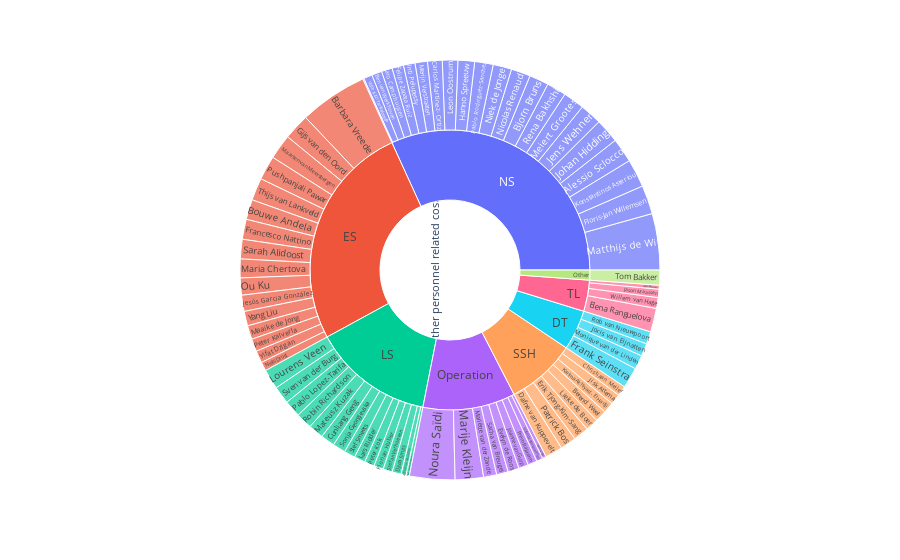

Source (notebook cell):
### Code cell
plot_project_sunburst(df, proj_name.value)

### Figure 1 — Plotly figure (JSON) as saved in the notebook; plotly's stock layout.template omitted (floating-point values rounded to 4 significant figures)
{"data": [{"branchvalues": "total", "domain": {"x": [0, 1], "y": [0, 1]}, "hovertemplate": "labels=%{label}<br>hours=%{value}<br>parent=%{parent}<br>id=%{id}<extra></extra>", "ids": ["Other personnel related costs/LS/Abel Soares Siqueira", "Other personnel related costs/TL/Adam Belloum", "Other personnel related costs/LS/Adriënne Mendrik", "Other personnel related costs/NS/Alessio Sclocco", "Other personnel related costs/ES/Barbara Vreede", "Other personnel related costs/NS/Ben van Werkhoven", "Other personnel related costs/SSH/Berend Weel", "Other personnel related costs/NS/Bjorn Bruns", "Other personnel related costs/ES/Bouwe Andela", "Other personnel related costs/NS/Carlos Martinez- Ortiz", "Other personnel related costs/SSH/Christiaan Meijer", "Other personnel related costs/LS/Cunliang Geng", "Other personnel related costs/SSH/Dafne van Kuppevelt", "Other personnel related costs/LS/Djura Smits", "Other personnel related costs/TL/Elena Ranguelova", "Other personnel related costs/SSH/Erik Tjong-Kim-Sang", "Other personnel related costs/Operation/Evelyn de Roos", "Other personnel related costs/NS/Felipe Zapata Ruiz", "Other personnel related costs/LS/Florian Huber", "Other personnel related costs/NS/Floris-Jan Willemsen", "Other personnel related costs/ES/Francesco Nattino", "Other personnel related costs/DT/Frank Seinstra", "Other personnel related costs/ES/Gijs van den Oord", "Other personnel related costs/NS/Hanno Spreeuw", "Other personnel related costs/NS/Inti Pelupessy", "Other personnel related costs/NS/Jaro Camphuijsen", "Other personnel related costs/TL/Jason Maassen", "Other personnel related costs/NS/Jens Wehner", "Other personnel related costs/ES/Jesús Garcia González", "Other personnel related costs/SSH/Jisk Attema", "Other personnel related costs/Operation/Joanne van Gurp", "Other personnel related costs/NS/Johan Hidding", "Other personnel related costs/DT/Joris van Eijnatten", "Other personnel related costs/SSH/Karima Akhiyad - El Hadji", "Other personnel related costs/NS/Konstantinos Asteriou", "Other personnel related costs/LS/Lars Ridder", "Other personnel related costs/NS/Leon Oostrum", "Other personnel related costs/SSH/Lieke de Boer", "Other personnel related costs/LS/Lourens Veen", "Other personnel related costs/ES/Maaike de Jong", "Other personnel related costs/ES/Maarten van Meersbergen", "Other personnel related costs/ES/Maria Chertova", "Other personnel related costs/Operation/Marije Kleijn", "Other personnel related costs/Operation/Mariëtte van der Zande", "Other personnel related costs/LS/Mateusz Kuzak", "Other personnel related costs/NS/Matthijs de Wit", "Other personnel related costs/NS/Meiert Grootes", "Other personnel related costs/NS/Merijn Verstraaten", "Other personnel related costs/DT/Monique van der Linden", "Other personnel related costs/NS/Nicolas Renaud", "Other personnel related costs/NS/Niek de Jonge", "Other personnel related costs/ES/Niels Drost", "Other personnel related costs/Operation/Noura Saïdi", "Other personnel related costs/ES/Ou Ku", "Other personnel related costs/LS/Pablo Lopez-Tarifa", "Other personnel related costs/NS/Pablo Rodriguez-Sanchez", "Other personnel related costs/SSH/Patrick Bos", "Other personnel related costs/ES/Peter Kalverla", "Other personnel related costs/LS/Peter Kok", "Other personnel related costs/Operation/Prem Rajaram", "Other personnel related costs/ES/Pushpanjali Pawar", "Other personnel related costs/NS/Rena Bakhshi", "Other personnel related costs/DT/Rob van Nieuwpoort", "Other personnel related costs/LS/Robin Richardson", "Other personnel related costs/Operation/Sacha van Breugel", "Other personnel related costs/ES/Sarah Alidoost", "Other personnel related costs/Operation/Shifaida Rostamkhan", "Other personnel related costs/LS/Sonja Georgievska", "Other personnel related costs/LS/Stef Smeets", "Other personnel related costs/LS/Stefan Verhoeven", "Other personnel related costs/NS/Stijn Heldens", "Other personnel related costs/LS/Sven van der Burg", "Other personnel related costs/ES/Thijs van Lankveld", "Other personnel related costs/Other/Tom Bakker", "Other personnel related costs/Operation/Veronica Pang", "Other personnel related costs/NS/Victor Azizi Tarksalooyeh", "Other personnel related costs/TL/Willem van Hage", "Other personnel related costs/ES/Yang Liu", "Other personnel related costs/ES/Yifat Dzigan", "Other personnel related costs/DT", "Other personnel related costs/ES", "Other personnel related costs/LS", "Other personnel related costs/NS", "Other personnel related costs/Operation", "Other personnel related costs/Other", "Other personnel related costs/SSH", "Other personnel related costs/TL", "Other personnel related costs"], "labels": ["Abel Soares Siqueira", "Adam Belloum", "Adriënne Mendrik", "Alessio Sclocco", "Barbara Vreede", "Ben van Werkhoven", "Berend Weel", "Bjorn Bruns", "Bouwe Andela", "Carlos Martinez- Ortiz", "Christiaan Meijer", "Cunliang Geng", "Dafne van Kuppevelt", "Djura Smits", "Elena Ranguelova", "Erik Tjong-Kim-Sang", "Evelyn de Roos", "Felipe Zapata Ruiz", "Florian Huber", "Floris-Jan Willemsen", "Francesco Nattino", "Frank Seinstra", "Gijs van den Oord", "Hanno Spreeuw", "Inti Pelupessy", "Jaro Camphuijsen", "Jason Maassen", "Jens Wehner", "Jesús Garcia González", "Jisk Attema", "Joanne van Gurp", "Johan Hidding", "Joris van Eijnatten", "Karima Akhiyad - El Hadji", "Konstantinos Asteriou", "Lars Ridder", "Leon Oostrum", "Lieke de Boer", "Lourens Veen", "Maaike de Jong", "Maarten van Meersbergen", "Maria Chertova", "Marije Kleijn", "Mariëtte van der Zande", "Mateusz Kuzak", "Matthijs de Wit", "Meiert Grootes", "Merijn Verstraaten", "Monique van der Linden", "Nicolas Renaud", "Niek de Jonge", "Niels Drost", "Noura Saïdi", "Ou Ku", "Pablo Lopez-Tarifa", "Pablo Rodriguez-Sanchez", "Patrick Bos", "Peter Kalverla", "Peter Kok", "Prem Rajaram", "Pushpanjali Pawar", "Rena Bakhshi", "Rob van Nieuwpoort", "Robin Richardson", "Sacha van Breugel", "Sarah Alidoost", "Shifaida Rostamkhan", "Sonja Georgievska", "Stef Smeets", "Stefan Verhoeven", "Stijn Heldens", "Sven van der Burg", "Thijs van Lankveld", "Tom Bakker", "Veronica Pang", "Victor Azizi Tarksalooyeh", "Willem van Hage", "Yang Liu", "Yifat Dzigan", "DT", "ES", "LS", "NS", "Operation", "Other", "SSH", "TL", "Other personnel related costs"], "name": "", "parents": ["Other personnel related costs/LS", "Other personnel related costs/TL", "Other personnel related costs/LS", "Other personnel related costs/NS", "Other personnel related costs/ES", "Other personnel related costs/NS", "Other personnel related costs/SSH", "Other personnel related costs/NS", "Other personnel related costs/ES", "Other personnel related costs/NS", "Other personnel related costs/SSH", "Other personnel related costs/LS", "Other personnel related costs/SSH", "Other personnel related costs/LS", "Other personnel related costs/TL", "Other personnel related costs/SSH", "Other personnel related costs/Operation", "Other personnel related costs/NS", "Other personnel related costs/LS", "Other personnel related costs/NS", "Other personnel related costs/ES", "Other personnel related costs/DT", "Other personnel related costs/ES", "Other personnel related costs/NS", "Other personnel related costs/NS", "Other personnel related costs/NS", "Other personnel related costs/TL", "Other personnel related costs/NS", "Other personnel related costs/ES", "Other personnel related costs/SSH", "Other personnel related costs/Operation", "Other personnel related costs/NS", "Other personnel related costs/DT", "Other personnel related costs/SSH", "Other personnel related costs/NS", "Other personnel related costs/LS", "Other personnel related costs/NS", "Other personnel related costs/SSH", "Other personnel related costs/LS", "Other personnel related costs/ES", "Other personnel related costs/ES", "Other personnel related costs/ES", "Other personnel related costs/Operation", "Other personnel related costs/Operation", "Other personnel related costs/LS", "Other personnel related costs/NS", "Other personnel related costs/NS", "Other personnel related costs/NS", "Other personnel related costs/DT", "Other personnel related costs/NS", "Other personnel related costs/NS", "Other personnel related costs/ES", "Other personnel related costs/Operation", "Other personnel related costs/ES", "Other personnel related costs/LS", "Other personnel related costs/NS", "Other personnel related costs/SSH", "Other personnel related costs/ES", "Other personnel related costs/LS", "Other personnel related costs/Operation", "Other personnel related costs/ES", "Other personnel related costs/NS", "Other personnel related costs/DT", "Other personnel related costs/LS", "Other personnel related costs/Operation", "Other personnel related costs/ES", "Other personnel related costs/Operation", "Other personnel related costs/LS", "Other personnel related costs/LS", "Other personnel related costs/LS", "Other personnel related costs/NS", "Other personnel related costs/LS", "Other personnel related costs/ES", "Other personnel related costs/Other", "Other personnel related costs/Operation", "Other personnel related costs/NS", "Other personnel related costs/TL", "Other personnel related costs/ES", "Other personnel related costs/ES", "Other personnel related costs", "Other personnel related costs", "Other personnel related costs", "Other personnel related costs", "Other personnel related costs", "Other personnel related costs", "Other personnel related costs", "Other personnel related costs", ""], "type": "sunburst", "values": [40, 49, 64, 305, 853, 126, 144, 243, 250, 184, 126, 176, 217, 112, 296, 192, 140, 144, 120, 360, 250, 260, 326, 208, 145, 136, 104, 274, 202, 132, 122, 304, 160, 135, 352, 139, 193, 160, 250, 173, 312, 235, 353.5, 164, 190, 704, 266, 155, 176, 242, 232, 112, 567.5, 214, 210, 231, 201, 158, 124, 115, 302, 244, 156, 204, 145, 244, 80, 161, 140, 116, 14, 221, 281, 188, 48, 108, 136, 182, 152, 752, 4246, 2267, 5170, 1735, 188, 1307, 585, 16250]}], "layout": {"legend": {"tracegroupgap": 0}, "margin": {"t": 60}}}
